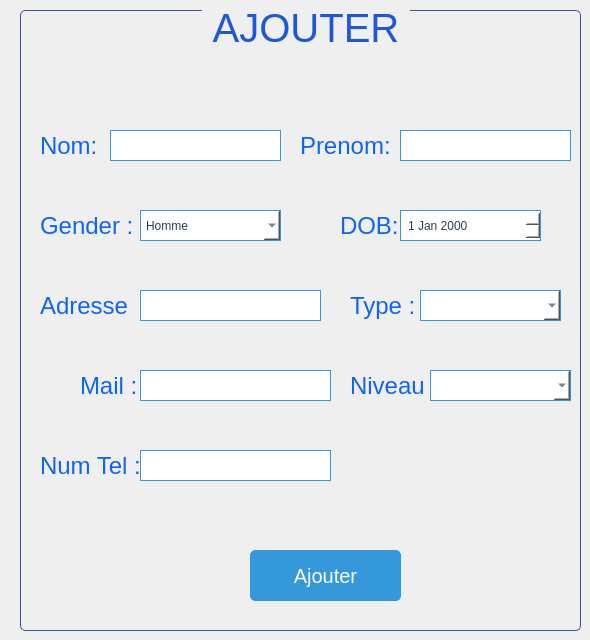
            <widget class="QWidget" name="page_36">
             <widget class="QGroupBox" name="groupBox_26">
              <property name="geometry">
               <rect>
                <x>20</x>
                <y>0</y>
                <width>561</width>
                <height>631</height>
               </rect>
              </property>
              <property name="styleSheet">
               <string notr="true">QGroupBox {
    border: 1px solid #3a539b; /* Darker blue */
    border-radius: 5px;
    margin-top: 10px;
	font-size:40px;
}

QGroupBox::title {
    subcontrol-origin: margin;
    subcontrol-position: top center;
    padding: 5px;
color: #1F57D9;
    font-weight: bold;
}

QLabel {
    color: #0F65F1; /* Medium blue */
    font-size: 24px; /* Larger font size */
    font-family: &quot;Candara&quot;, sans-serif; /* Different font family */
}

QComboBox {
    background-color: #ffffff; /* Light white background */
    border: 1px solid #3498db; /* Medium blue */
    padding: 5px;
    color: #2c3e50; /* Dark gray text */
    selection-background-color: #3498db; /* Medium blue */
}

QLineEdit {
    background-color: #ffffff; /* Light white background */
    border: 1px solid #3498db; /* Medium blue */
    padding: 5px;
    color: #2c3e50; /* Dark gray text */
}

QDateEdit {
    background-color: #ffffff; /* Light white background */
    border: 1px solid #3498db; /* Medium blue */
    padding: 5px;
    color: #2c3e50; /* Dark gray text */
}

QPushButton {
    background-color: #3498db; /* Medium blue */
    color: #ffffff; /* White text */
    border: 1px solid #3498db; /* Medium blue */
    padding: 12px 24px; /* Larger padding */
    border-radius: 5px;
    font-family: &quot;Cambria&quot;, serif; /* Different font family */
    font-size: 20px; /* Larger font size */
}

QPushButton:hover {
    background-color: #2980b9; /* Darker hover color */
    border: 1px solid #2980b9; /* Darker hover color */
}
</string>
              </property>
              <property name="title">
               <string>AJOUTER</string>
              </property>
              <widget class="QLineEdit" name="nom_client">
               <property name="geometry">
                <rect>
                 <x>90</x>
                 <y>130</y>
                 <width>171</width>
                 <height>31</height>
                </rect>
               </property>
              </widget>
              <widget class="QLineEdit" name="prenom_client">
               <property name="geometry">
                <rect>
                 <x>380</x>
                 <y>130</y>
                 <width>171</width>
                 <height>31</height>
                </rect>
               </property>
              </widget>
              <widget class="QLabel" name="label_151">
               <property name="geometry">
                <rect>
                 <x>20</x>
                 <y>130</y>
                 <width>71</width>
                 <height>31</height>
                </rect>
               </property>
               <property name="styleSheet">
                <string notr="true"/>
               </property>
               <property name="text">
                <string>Nom:</string>
               </property>
              </widget>
              <widget class="QLabel" name="label_152">
               <property name="geometry">
                <rect>
                 <x>280</x>
                 <y>130</y>
                 <width>91</width>
                 <height>31</height>
                </rect>
               </property>
               <property name="text">
                <string>Prenom:</string>
               </property>
              </widget>
              <widget class="QPushButton" name="ajout_client">
               <property name="geometry">
                <rect>
                 <x>230</x>
                 <y>550</y>
                 <width>151</width>
                 <height>51</height>
                </rect>
               </property>
               <property name="text">
                <string>Ajouter</string>
               </property>
              </widget>
              <widget class="QComboBox" name="type">
               <property name="geometry">
                <rect>
                 <x>400</x>
                 <y>290</y>
                 <width>141</width>
                 <height>31</height>
                </rect>
               </property>
              </widget>
              <widget class="QLabel" name="label_166">
               <property name="geometry">
                <rect>
                 <x>60</x>
                 <y>370</y>
                 <width>61</width>
                 <height>31</height>
                </rect>
               </property>
               <property name="text">
                <string>Mail :</string>
               </property>
              </widget>
              <widget class="QLabel" name="label_160">
               <property name="geometry">
                <rect>
                 <x>320</x>
                 <y>210</y>
                 <width>61</width>
                 <height>31</height>
                </rect>
               </property>
               <property name="text">
                <string>DOB:</string>
               </property>
              </widget>
              <widget class="QLineEdit" name="tel_client">
               <property name="geometry">
                <rect>
                 <x>120</x>
                 <y>450</y>
                 <width>191</width>
                 <height>31</height>
                </rect>
               </property>
              </widget>
              <widget class="QLabel" name="label_168">
               <property name="geometry">
                <rect>
                 <x>330</x>
                 <y>370</y>
                 <width>91</width>
                 <height>31</height>
                </rect>
               </property>
               <property name="text">
                <string>Niveau :</string>
               </property>
              </widget>
              <widget class="QLabel" name="label_171">
               <property name="geometry">
                <rect>
                 <x>20</x>
                 <y>210</y>
                 <width>91</width>
                 <height>31</height>
                </rect>
               </property>
               <property name="text">
                <string>Gender :</string>
               </property>
              </widget>
              <widget class="QLabel" name="label_169">
               <property name="geometry">
                <rect>
                 <x>20</x>
                 <y>450</y>
                 <width>101</width>
                 <height>31</height>
                </rect>
               </property>
               <property name="text">
                <string>Num Tel :</string>
               </property>
              </widget>
              <widget class="QLineEdit" name="mail_client">
               <property name="geometry">
                <rect>
                 <x>120</x>
                 <y>370</y>
                 <width>191</width>
                 <height>31</height>
                </rect>
               </property>
              </widget>
              <widget class="QLabel" name="label_170">
               <property name="geometry">
                <rect>
                 <x>330</x>
                 <y>290</y>
                 <width>71</width>
                 <height>31</height>
                </rect>
               </property>
               <property name="text">
                <string>Type :</string>
               </property>
              </widget>
              <widget class="QLabel" name="label_159">
               <property name="geometry">
                <rect>
                 <x>20</x>
                 <y>290</y>
                 <width>91</width>
                 <height>31</height>
                </rect>
               </property>
               <property name="text">
                <string>Adresse :</string>
               </property>
              </widget>
              <widget class="QComboBox" name="gender_client">
               <property name="geometry">
                <rect>
                 <x>120</x>
                 <y>210</y>
                 <width>141</width>
                 <height>31</height>
                </rect>
               </property>
               <item>
                <property name="text">
                 <string>Homme</string>
                </property>
               </item>
               <item>
                <property name="text">
                 <string>Femme</string>
                </property>
               </item>
              </widget>
              <widget class="QDateEdit" name="dob_client">
               <property name="geometry">
                <rect>
                 <x>380</x>
                 <y>210</y>
                 <width>141</width>
                 <height>31</height>
                </rect>
               </property>
              </widget>
              <widget class="QLineEdit" name="adresse_client">
               <property name="geometry">
                <rect>
                 <x>120</x>
                 <y>290</y>
                 <width>181</width>
                 <height>31</height>
                </rect>
               </property>
              </widget>
              <widget class="QComboBox" name="niveau">
               <property name="geometry">
                <rect>
                 <x>410</x>
                 <y>370</y>
                 <width>141</width>
                 <height>31</height>
                </rect>
               </property>
              </widget>
             </widget>
            </widget>
